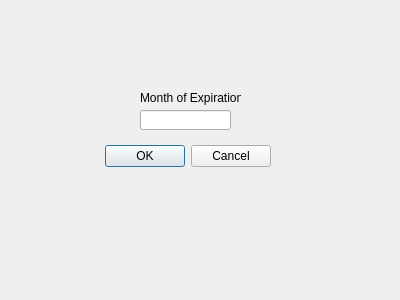
<?xml version="1.0" encoding="UTF-8"?>
<ui version="4.0">
 <class>expire</class>
 <widget class="QDialog" name="expire">
  <property name="geometry">
   <rect>
    <x>0</x>
    <y>0</y>
    <width>400</width>
    <height>300</height>
   </rect>
  </property>
  <property name="windowTitle">
   <string>Dialog</string>
  </property>
  <widget class="QDialogButtonBox" name="buttonBox">
   <property name="geometry">
    <rect>
     <x>-70</x>
     <y>140</y>
     <width>341</width>
     <height>32</height>
    </rect>
   </property>
   <property name="orientation">
    <enum>Qt::Horizontal</enum>
   </property>
   <property name="standardButtons">
    <set>QDialogButtonBox::Cancel|QDialogButtonBox::Ok</set>
   </property>
  </widget>
  <widget class="QLabel" name="label">
   <property name="geometry">
    <rect>
     <x>140</x>
     <y>90</y>
     <width>101</width>
     <height>16</height>
    </rect>
   </property>
   <property name="text">
    <string>Month of Expiration</string>
   </property>
  </widget>
  <widget class="QLineEdit" name="MonthEdit">
   <property name="geometry">
    <rect>
     <x>140</x>
     <y>110</y>
     <width>91</width>
     <height>20</height>
    </rect>
   </property>
  </widget>
 </widget>
 <resources/>
 <connections>
  <connection>
   <sender>buttonBox</sender>
   <signal>accepted()</signal>
   <receiver>expire</receiver>
   <slot>accept()</slot>
   <hints>
    <hint type="sourcelabel">
     <x>248</x>
     <y>254</y>
    </hint>
    <hint type="destinationlabel">
     <x>157</x>
     <y>274</y>
    </hint>
   </hints>
  </connection>
  <connection>
   <sender>buttonBox</sender>
   <signal>rejected()</signal>
   <receiver>expire</receiver>
   <slot>reject()</slot>
   <hints>
    <hint type="sourcelabel">
     <x>316</x>
     <y>260</y>
    </hint>
    <hint type="destinationlabel">
     <x>286</x>
     <y>274</y>
    </hint>
   </hints>
  </connection>
 </connections>
</ui>
